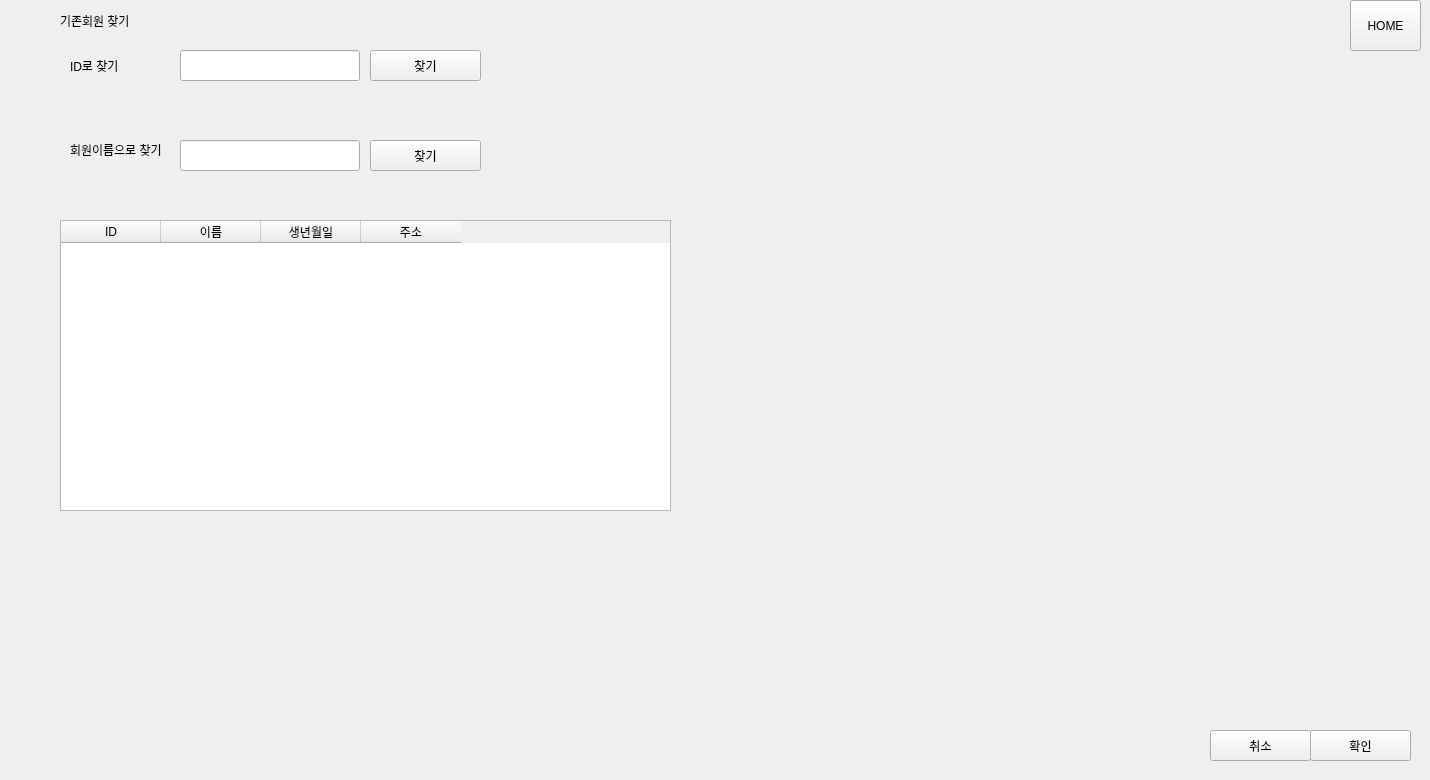
      <widget class="QWidget" name="page_5">
       <widget class="QPushButton" name="btn_home_5">
        <property name="geometry">
         <rect>
          <x>1350</x>
          <y>0</y>
          <width>71</width>
          <height>51</height>
         </rect>
        </property>
        <property name="text">
         <string>HOME</string>
        </property>
       </widget>
       <widget class="QWidget" name="widget_14" native="true">
        <property name="geometry">
         <rect>
          <x>1200</x>
          <y>710</y>
          <width>221</width>
          <height>61</height>
         </rect>
        </property>
        <widget class="QPushButton" name="btn_cancel_5">
         <property name="geometry">
          <rect>
           <x>10</x>
           <y>20</y>
           <width>101</width>
           <height>31</height>
          </rect>
         </property>
         <property name="text">
          <string>취소</string>
         </property>
        </widget>
        <widget class="QPushButton" name="btn_confirmClient_5">
         <property name="geometry">
          <rect>
           <x>110</x>
           <y>20</y>
           <width>101</width>
           <height>31</height>
          </rect>
         </property>
         <property name="text">
          <string>확인</string>
         </property>
        </widget>
       </widget>
       <widget class="QWidget" name="widget_53" native="true">
        <property name="geometry">
         <rect>
          <x>20</x>
          <y>10</y>
          <width>661</width>
          <height>571</height>
         </rect>
        </property>
        <widget class="QLabel" name="label_38">
         <property name="geometry">
          <rect>
           <x>40</x>
           <y>0</y>
           <width>101</width>
           <height>21</height>
          </rect>
         </property>
         <property name="text">
          <string>기존회원 찾기 </string>
         </property>
        </widget>
        <widget class="QLabel" name="label_30">
         <property name="geometry">
          <rect>
           <x>50</x>
           <y>130</y>
           <width>101</width>
           <height>20</height>
          </rect>
         </property>
         <property name="text">
          <string>회원이름으로 찾기</string>
         </property>
        </widget>
        <widget class="QPushButton" name="btn_findbyID_5">
         <property name="geometry">
          <rect>
           <x>350</x>
           <y>40</y>
           <width>111</width>
           <height>31</height>
          </rect>
         </property>
         <property name="text">
          <string>찾기</string>
         </property>
        </widget>
        <widget class="QLineEdit" name="lineEdit_name_5">
         <property name="geometry">
          <rect>
           <x>160</x>
           <y>130</y>
           <width>180</width>
           <height>31</height>
          </rect>
         </property>
        </widget>
        <widget class="QTableWidget" name="tableWidget_clientCandidates_5">
         <property name="geometry">
          <rect>
           <x>40</x>
           <y>210</y>
           <width>611</width>
           <height>291</height>
          </rect>
         </property>
         <column>
          <property name="text">
           <string>ID</string>
          </property>
         </column>
         <column>
          <property name="text">
           <string>이름</string>
          </property>
         </column>
         <column>
          <property name="text">
           <string>생년월일</string>
          </property>
         </column>
         <column>
          <property name="text">
           <string>주소</string>
          </property>
         </column>
        </widget>
        <widget class="QLabel" name="label_27">
         <property name="geometry">
          <rect>
           <x>50</x>
           <y>40</y>
           <width>60</width>
           <height>31</height>
          </rect>
         </property>
         <property name="text">
          <string>ID로 찾기</string>
         </property>
        </widget>
        <widget class="QLineEdit" name="lineEdit_ID_5">
         <property name="geometry">
          <rect>
           <x>160</x>
           <y>40</y>
           <width>180</width>
           <height>31</height>
          </rect>
         </property>
        </widget>
        <widget class="QPushButton" name="btn_findbyName_5">
         <property name="geometry">
          <rect>
           <x>350</x>
           <y>130</y>
           <width>111</width>
           <height>31</height>
          </rect>
         </property>
         <property name="text">
          <string>찾기</string>
         </property>
        </widget>
       </widget>
      </widget>
